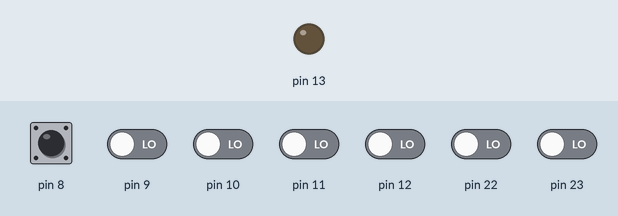
Simulated run of this sketch. Board: Arduino Uno, built with avr-gcc and run on an emulated ATmega328P. Parts: output pins drawn as LEDs (lit = HIGH). The test bench sets the inputs (shaded band); at power-on: pin 8 HIGH, pin 9–12, pin 22, pin 23 LOW.

Above: at 1.2 s.
1.3 s: pin 8 pulled LOW for 0.15 s
At 1.38 s:
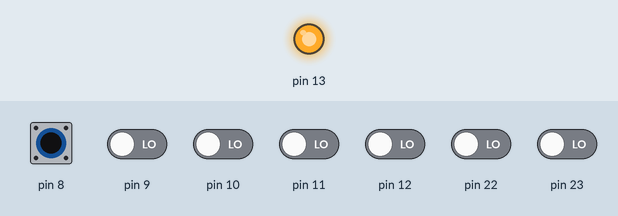
Timing chart, 0 to 4.3 s (numbered marks = the images above; inputs shaded):
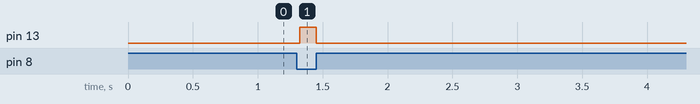

Measured:
- after the input at 1.3 s, pin 13: LOW → HIGH at once, → LOW 0.13 s later

The sketch:

taster.ino
```cpp
void setup()
{

 DDRB=DDRB|(1<<5);
 DDRB=DDRB&~(1<<0);

 PORTB=PORTB|(1<<0);
 PORTB=PORTB|(1<<5);

}
int x=254;

void loop()
{
  if((PINB|0b11111110) == 0b11111110)
  {
    delay(25);
    if((PINB|0b11111110) == 0b11111110)
    {
      PORTB=PORTB|(1<<5);
    }
  }
  else
  {
    PORTB=PORTB&~(1<<5);
  }
}
```
